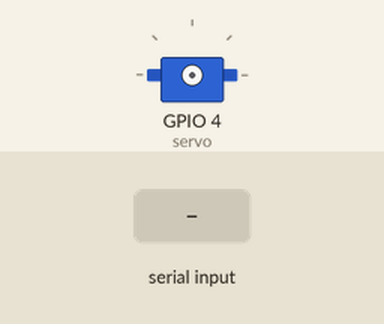
Simulated run of this sketch. Board: ESP32. On the bench: servo. The inputs (shaded band) are chosen by the test bench.

Above: at 1.2 s.
1.3 s: "90,45\n" received over Serial
3.8 s: "30,150\n" received over Serial
At 5.6 s:
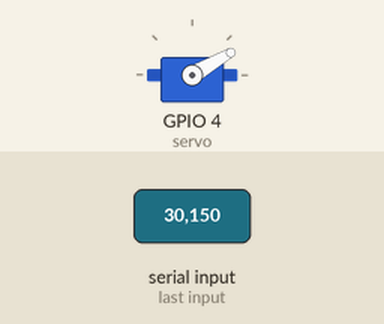
6.3 s: "5\n" received over Serial
At 8.5 s:
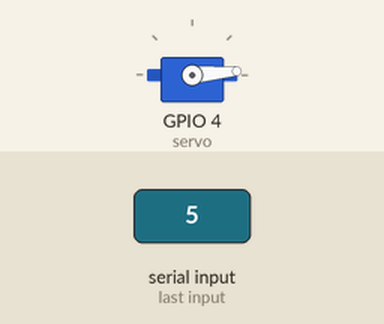
8.8 s: "200\n" received over Serial
At 10.6 s:
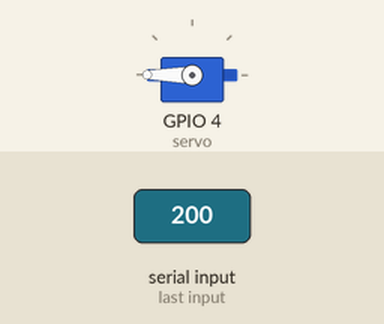
11.3 s: "90\n" received over Serial
At 13.7 s:
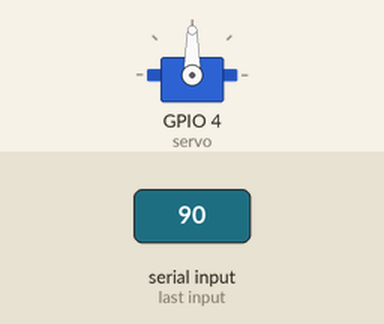
Timing chart, 0 to 14.8 s (numbered marks = the images above; inputs shaded):
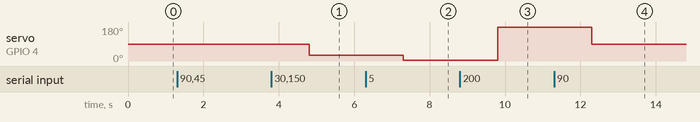

Measured:
- after the input at 3.8 s, servo on GPIO 4 (servo): 90° → 30° after 1.0 s
- after the input at 6.3 s, servo on GPIO 4 (servo): 30° → 5° after 1.0 s
- after the input at 8.8 s, servo on GPIO 4 (servo): 5° → 180° after 1.0 s
- after the input at 11.3 s, servo on GPIO 4 (servo): 180° → 90° after 1.0 s

The sketch:

servo_test.ino
```cpp
#include<ESP32Servo.h>
Servo servo;
void setup() {
  Serial.begin(115200);
  ESP32PWM::allocateTimer(0);
  ESP32PWM::allocateTimer(1);
  ESP32PWM::allocateTimer(2);
  ESP32PWM::allocateTimer(3);
  // put your setup code here, to run once:

  servo.setPeriodHertz(50);// Standard 50hz servo


}

void loop() {
  if ( Serial.available())
  {
    String in = Serial.readStringUntil('\r');
    int pos = in.toInt();
    servo.attach(4);
    servo.write(pos);
    delay(500);
    servo.detach();

  }
  // put your main code here, to run repeatedly:

}
```
